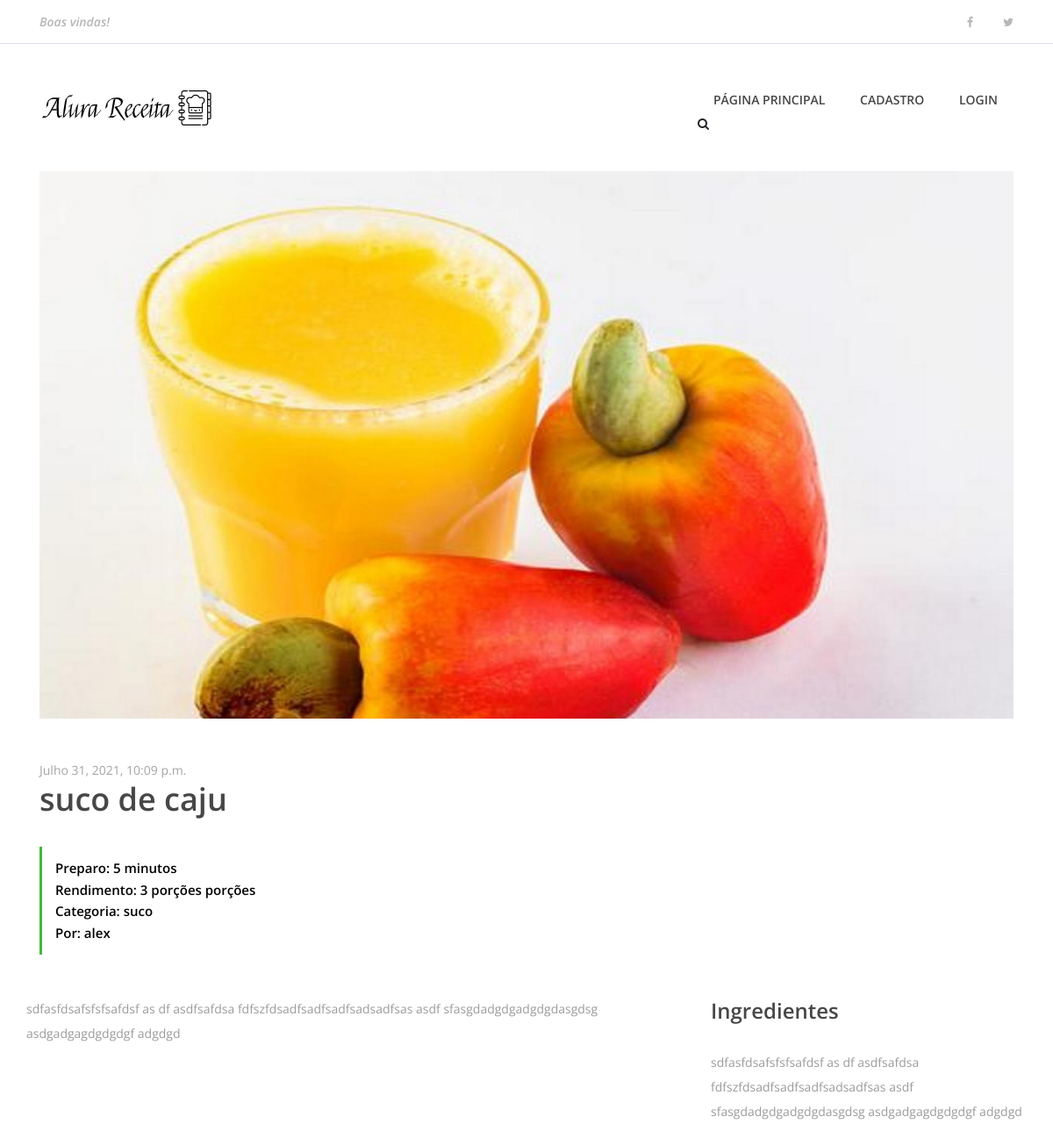
/4, run on the app's committed database.
### Receitas/models.py (models this page shows, shortened)
class Receita(models.Model):
    pessoa=models.ForeignKey(Pessoa, on_delete=models.CASCADE)
    nome_receita=models.CharField(max_length=200)
    ingredientes=models.TextField(default='')
    modo_preparo= models.TextField(default='')
    tempo_preparo=models.IntegerField(default=0)
    rendimento=models.CharField(max_length=100)
    categoria=models.CharField(max_length=100)
    date_receita=models.DateTimeField(default=datetime.now, blank=True)
    foto_receita=models.ImageField(upload_to='fotos/%d/%m/%Y',blank=True, null=True, default='0')
    publicada=models.BooleanField(default=False )

### pessoas/models.py (models this page shows)
class Pessoa(models.Model):
    nome=models.CharField(max_length=200)
    email = models.CharField(max_length=200)
    def __str__(self):
        return self.nome

### Receitas/views.py (the view)
# urls.py: path('<int:receita_id>', views.receita, name='receita'),
def receita(request, receita_id):
    receita=get_object_or_404(Receita, pk=receita_id)
    receita_a_exibir={
        'receita':receita
    }
    return render(request, 'receita.html', receita_a_exibir)

### Templates/receita.html (shortened to what this page needs)
{% extends 'base.html' %}
{% load static %}
{% block content %}
    {% include 'partials/_menu.html' %}
        <div class="container">
            <div class="row">
                <div class="col-12">
                    <div class="receipe-slider owl-carousel">
                        {% if receita.foto_receita == '0' %}
                            <img src="{% static 'img/bg-img/tomate_banner.jpg' %}">
                        {% else %}
                            <img src="{{ receita.foto_receita.url }}" alt="">
                        {% endif %}
                    </div>
                </div>
            </div>
        </div>
        <div class="receipe-content-area">
            <div class="container">
                <div class="row">
                    <div class="col-12 col-md-8">
                        <div class="receipe-headline my-5">
                            <span>{{receita.date_receita}}</span>
                            <h2>{{receita.nome_receita}}</h2>
                            <div class="receipe-duration">
                                <h6>Preparo: {{receita.tempo_preparo}} minutos</h6>
                                <h6>Rendimento: {{receita.rendimento}} porções</h6>
                                <h6>Categoria: {{receita.categoria}}</h6>
                                <h6>Por: {{receita.pessoa}}</h6>
                            </div>
                        </div>
                    </div>
                <div class="row">
                    <div class="col-12 col-lg-8">
                        <div class="single-preparation-step d-flex">
                            <p>{{receita.modo_preparo}} </p>
                        </div>
                    </div>
                    <div class="col-12 col-lg-4">
                        <div class="ingredients">
                            <h4>Ingredientes</h4>
                            <div class="ingredients">
                                <p>{{receita.ingredientes}}</p>
                            </div>
                        </div>
                    </div>
                </div>
{% endblock %}

### static/site.css (style rules this page uses)
* { margin: 0; padding: 0; }
body { font-family: "Open Sans", sans-serif; font-size: 14px; }
h1, h2, h3, h4, h5, h6 { color: #000000; line-height: 1.3; font-weight: 600; }
p { color: #9b9b9b; font-size: 14px; line-height: 2; font-weight: 400; }
img { height: auto; max-width: 100%; }
.receipe-slider { position: relative; z-index: 1; }
.receipe-headline span { font-size: 14px; display: block; color: #a4a4a4; margin-bottom: 0; }
.receipe-headline h2 { font-size: 36px; color: #474747; margin-bottom: 30px; }
.receipe-headline .receipe-duration { border-left: 3px solid #40ba37; padding: 15px; }
.receipe-headline .receipe-duration h6 { font-size: 15px; margin-bottom: 5px; }
.receipe-headline .receipe-duration h6:last-child { margin-bottom: 0; }
.single-preparation-step { position: relative; z-index: 1; margin-bottom: 50px; }
.ingredients h4 { color: #474747; margin-bottom: 30px; }

### data on the page
Receita: foto_receita (picture), date_receita "Julho 31, 2021, 10:09 p.m.", nome_receita "suco de caju", tempo_preparo "5", rendimento "3 porções", categoria "suco", pessoa "alex", modo_preparo "sdfasfdsafsfsfsafdsf as df asdfsafdsa fdfszfdsadfsadfsadfsadsadfsas asdf sfasgdadgdgadgdgdasgdsg asdgadgagdgdgdgf adgdgd", ingredientes "sdfasfdsafsfsfsafdsf as df asdfsafdsa fdfszfdsadfsadfsadfsadsadfsas asdf sfasgdadgdgadgdgdasgdsg asdgadgagdgdgdgf adgdgd"
